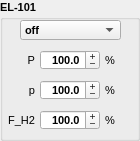
   <widget class="QGroupBox" name="EL101_GB">
    <property name="geometry">
     <rect>
      <x>10</x>
      <y>30</y>
      <width>140</width>
      <height>141</height>
     </rect>
    </property>
    <property name="font">
     <font>
      <pointsize>8</pointsize>
      <weight>75</weight>
      <bold>true</bold>
     </font>
    </property>
    <property name="title">
     <string>EL-101</string>
    </property>
    <widget class="QLabel" name="EL101_P_unit_LBL">
     <property name="geometry">
      <rect>
       <x>105</x>
       <y>50</y>
       <width>30</width>
       <height>20</height>
      </rect>
     </property>
     <property name="font">
      <font>
       <weight>50</weight>
       <bold>false</bold>
      </font>
     </property>
     <property name="text">
      <string>%</string>
     </property>
     <property name="alignment">
      <set>Qt::AlignLeading|Qt::AlignLeft|Qt::AlignVCenter</set>
     </property>
    </widget>
    <widget class="QDoubleSpinBox" name="EL101_P_DSB">
     <property name="geometry">
      <rect>
       <x>40</x>
       <y>50</y>
       <width>60</width>
       <height>20</height>
      </rect>
     </property>
     <property name="alignment">
      <set>Qt::AlignRight|Qt::AlignTrailing|Qt::AlignVCenter</set>
     </property>
     <property name="buttonSymbols">
      <enum>QAbstractSpinBox::PlusMinus</enum>
     </property>
     <property name="decimals">
      <number>1</number>
     </property>
     <property name="maximum">
      <double>999.000000000000000</double>
     </property>
     <property name="singleStep">
      <double>0.500000000000000</double>
     </property>
     <property name="value">
      <double>100.000000000000000</double>
     </property>
    </widget>
    <widget class="QLabel" name="EL101_P_LBL">
     <property name="geometry">
      <rect>
       <x>5</x>
       <y>50</y>
       <width>30</width>
       <height>20</height>
      </rect>
     </property>
     <property name="font">
      <font>
       <weight>50</weight>
       <bold>false</bold>
      </font>
     </property>
     <property name="text">
      <string>P</string>
     </property>
     <property name="alignment">
      <set>Qt::AlignRight|Qt::AlignTrailing|Qt::AlignVCenter</set>
     </property>
    </widget>
    <widget class="QDoubleSpinBox" name="EL101_pressure_DSB">
     <property name="geometry">
      <rect>
       <x>40</x>
       <y>80</y>
       <width>60</width>
       <height>20</height>
      </rect>
     </property>
     <property name="alignment">
      <set>Qt::AlignRight|Qt::AlignTrailing|Qt::AlignVCenter</set>
     </property>
     <property name="buttonSymbols">
      <enum>QAbstractSpinBox::PlusMinus</enum>
     </property>
     <property name="decimals">
      <number>1</number>
     </property>
     <property name="maximum">
      <double>999.000000000000000</double>
     </property>
     <property name="singleStep">
      <double>0.500000000000000</double>
     </property>
     <property name="value">
      <double>100.000000000000000</double>
     </property>
    </widget>
    <widget class="QLabel" name="EL101_pressure_LBL">
     <property name="geometry">
      <rect>
       <x>5</x>
       <y>80</y>
       <width>30</width>
       <height>20</height>
      </rect>
     </property>
     <property name="font">
      <font>
       <weight>50</weight>
       <bold>false</bold>
      </font>
     </property>
     <property name="text">
      <string>p</string>
     </property>
     <property name="alignment">
      <set>Qt::AlignRight|Qt::AlignTrailing|Qt::AlignVCenter</set>
     </property>
    </widget>
    <widget class="QLabel" name="EL101_pressure_unit_LBL">
     <property name="geometry">
      <rect>
       <x>105</x>
       <y>80</y>
       <width>30</width>
       <height>20</height>
      </rect>
     </property>
     <property name="font">
      <font>
       <weight>50</weight>
       <bold>false</bold>
      </font>
     </property>
     <property name="text">
      <string>%</string>
     </property>
     <property name="alignment">
      <set>Qt::AlignLeading|Qt::AlignLeft|Qt::AlignVCenter</set>
     </property>
    </widget>
    <widget class="QLabel" name="EL101_H2_LBL">
     <property name="geometry">
      <rect>
       <x>5</x>
       <y>110</y>
       <width>30</width>
       <height>20</height>
      </rect>
     </property>
     <property name="font">
      <font>
       <weight>50</weight>
       <bold>false</bold>
      </font>
     </property>
     <property name="text">
      <string>F_H2</string>
     </property>
     <property name="alignment">
      <set>Qt::AlignRight|Qt::AlignTrailing|Qt::AlignVCenter</set>
     </property>
    </widget>
    <widget class="QDoubleSpinBox" name="EL101_H2_DSB">
     <property name="geometry">
      <rect>
       <x>40</x>
       <y>110</y>
       <width>60</width>
       <height>20</height>
      </rect>
     </property>
     <property name="alignment">
      <set>Qt::AlignRight|Qt::AlignTrailing|Qt::AlignVCenter</set>
     </property>
     <property name="buttonSymbols">
      <enum>QAbstractSpinBox::PlusMinus</enum>
     </property>
     <property name="decimals">
      <number>1</number>
     </property>
     <property name="maximum">
      <double>999.000000000000000</double>
     </property>
     <property name="singleStep">
      <double>0.500000000000000</double>
     </property>
     <property name="value">
      <double>100.000000000000000</double>
     </property>
    </widget>
    <widget class="QLabel" name="EL101_H2_unit_LBL">
     <property name="geometry">
      <rect>
       <x>105</x>
       <y>110</y>
       <width>30</width>
       <height>20</height>
      </rect>
     </property>
     <property name="font">
      <font>
       <weight>50</weight>
       <bold>false</bold>
      </font>
     </property>
     <property name="text">
      <string>%</string>
     </property>
     <property name="alignment">
      <set>Qt::AlignLeading|Qt::AlignLeft|Qt::AlignVCenter</set>
     </property>
    </widget>
    <widget class="QComboBox" name="EL101_status_CB">
     <property name="geometry">
      <rect>
       <x>20</x>
       <y>20</y>
       <width>101</width>
       <height>20</height>
      </rect>
     </property>
     <item>
      <property name="text">
       <string>off</string>
      </property>
     </item>
     <item>
      <property name="text">
       <string>on</string>
      </property>
     </item>
     <item>
      <property name="text">
       <string>alert</string>
      </property>
     </item>
     <item>
      <property name="text">
       <string>warning</string>
      </property>
     </item>
     <item>
      <property name="text">
       <string>standby</string>
      </property>
     </item>
    </widget>
   </widget>
